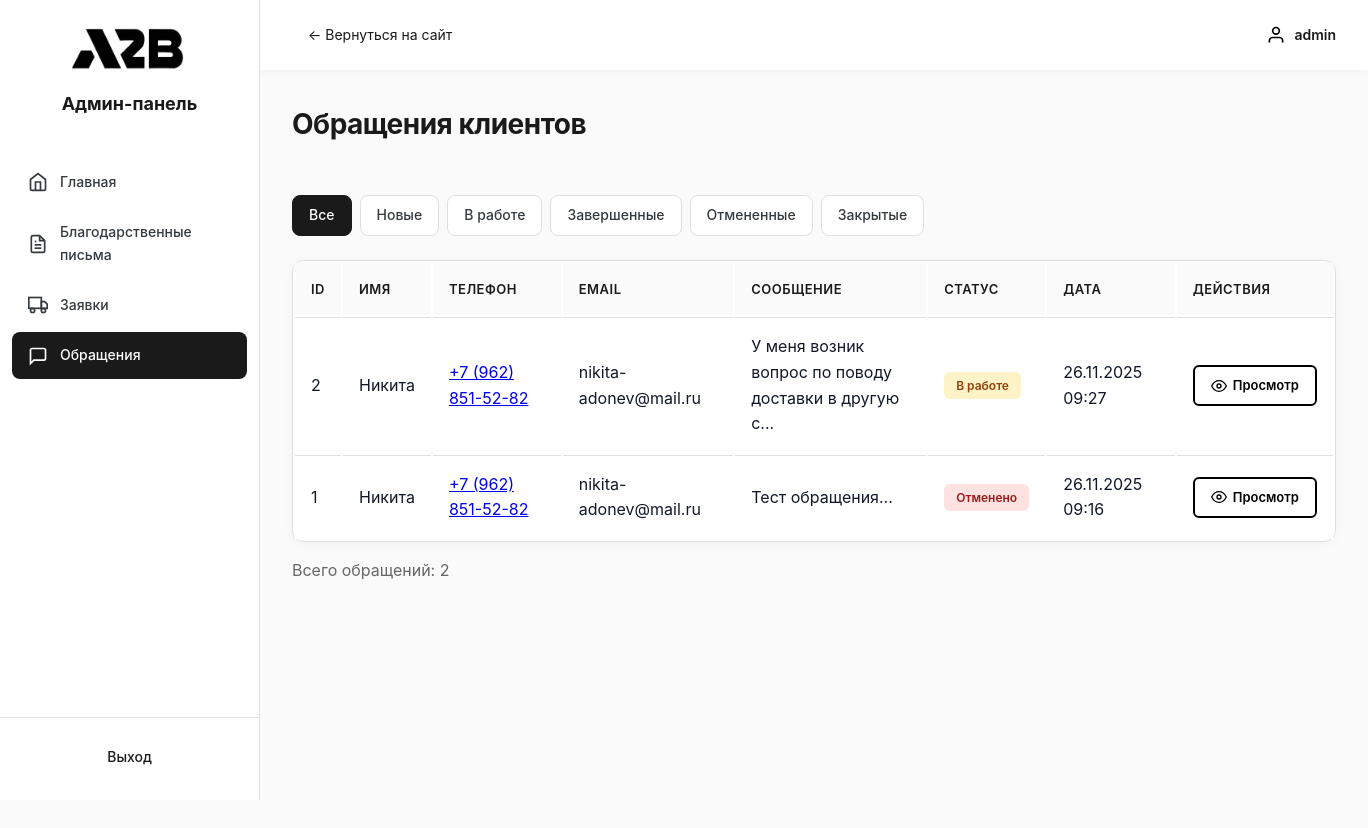
The page /public/admin/pages/contacts.php (signed in) on the database as committed earlier.
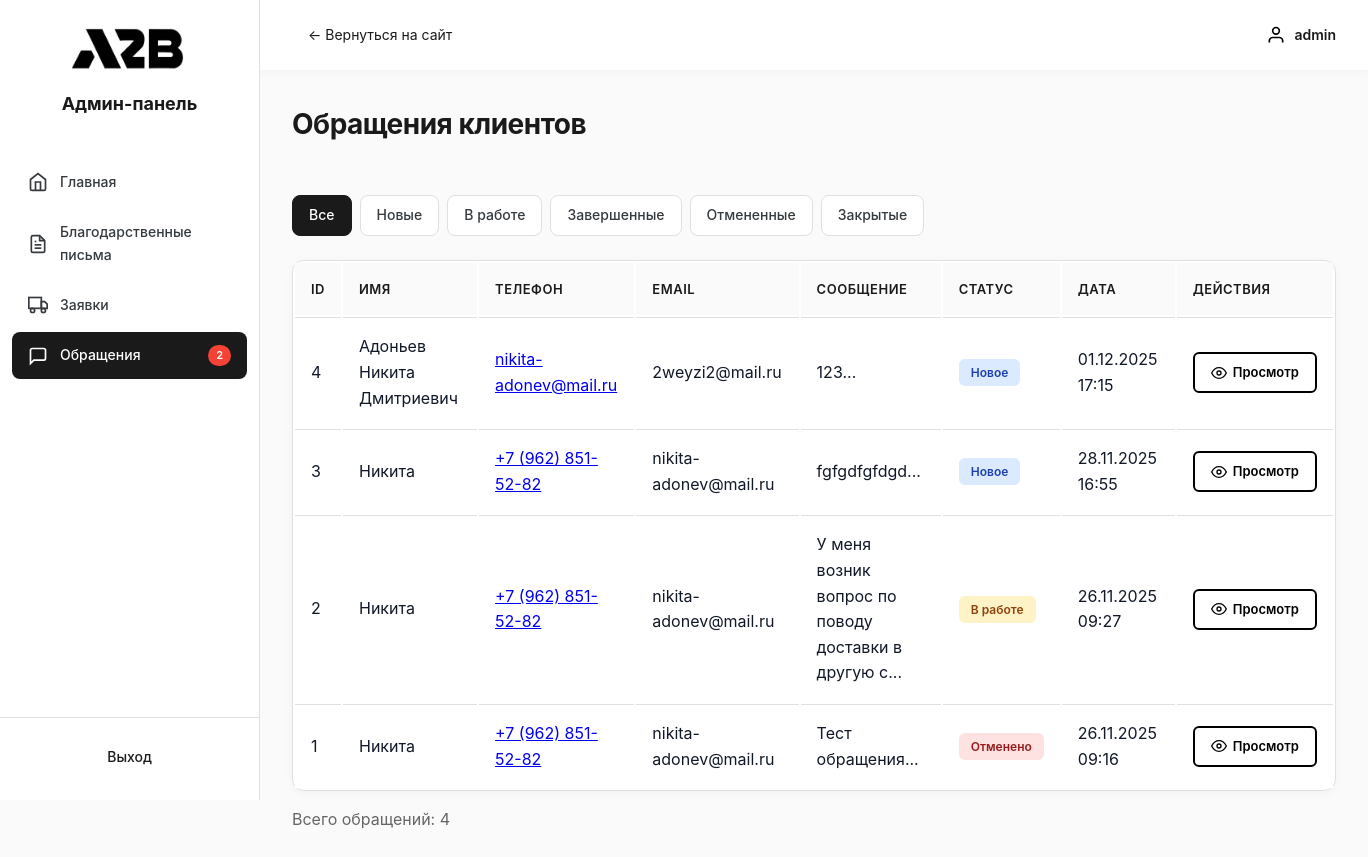
The same page on the database as committed later.
### tables this page shows
CREATE TABLE `contacts` (
  `id` int(11) NOT NULL,
  `name` varchar(255) NOT NULL COMMENT 'Имя',
  `phone` varchar(50) NOT NULL COMMENT 'Телефон',
  `email` varchar(255) DEFAULT NULL COMMENT 'Email',
  `message` text NOT NULL COMMENT 'Сообщение',
  `status` enum('new','in_progress','completed','cancelled') DEFAULT 'new' COMMENT 'Статус обращения',
  `created_at` timestamp NOT NULL DEFAULT current_timestamp() COMMENT 'Дата создания',
  `updated_at` timestamp NOT NULL DEFAULT current_timestamp() ON UPDATE current_timestamp() COMMENT 'Дата обновления'
);

### public/admin/pages/contacts.php (the view, shortened to what the changed rows need)
<?php
$database = new Database();
$db = $database->getConnection();
$status_filter = $_GET['status'] ?? '';
$query = "SELECT c.*,
          (SELECT COUNT(*) FROM contact_messages cm
           WHERE cm.contact_id = c.id
           AND cm.sender_type = 'user'
           AND cm.is_read = 0) as unread_count
          FROM contacts c";
$query .= " ORDER BY c.created_at DESC";
$stmt = $db->prepare($query);
$stmt->execute();
$contacts = $stmt->fetchAll(PDO::FETCH_ASSOC);
$count = count($contacts);
?>
<!DOCTYPE html>
<html lang="ru">
<head>
    <link rel="stylesheet" href="../css/admin.css">
</head>
<body>
    <div class="admin-layout">
        <?php include '../includes/sidebar.php'; ?>
        <div class="admin-main">
            <div class="admin-content">
                <div class="content-header">
                    <h1 class="page-title">Обращения клиентов</h1>
                </div>
                <div class="filters">
                    <a href="contacts.php" class="filter-btn <?php echo !$status_filter ? 'active' : ''; ?>">Все</a>
                    <a href="contacts.php?status=new" class="filter-btn <?php echo $status_filter == 'new' ? 'active' : ''; ?>">Новые</a>
                    <a href="contacts.php?status=in_progress" class="filter-btn <?php echo $status_filter == 'in_progress' ? 'active' : ''; ?>">В работе</a>
                    <a href="contacts.php?status=completed" class="filter-btn <?php echo $status_filter == 'completed' ? 'active' : ''; ?>">Завершенные</a>
                    <a href="contacts.php?status=cancelled" class="filter-btn <?php echo $status_filter == 'cancelled' ? 'active' : ''; ?>">Отмененные</a>
                    <a href="contacts.php?status=closed" class="filter-btn <?php echo $status_filter == 'closed' ? 'active' : ''; ?>">Закрытые</a>
                </div>
                <table class="data-table">
                    <thead>
                        <tr>
                            <th>ID</th>
                            <th>Имя</th>
                            <th>Телефон</th>
                            <th>Email</th>
                            <th>Сообщение</th>
                            <th>Статус</th>
                            <th>Дата</th>
                            <th>Действия</th>
                        </tr>
                    </thead>
                    <tbody>
                        <?php foreach ($contacts as $row): ?>
                        <tr>
                            <td><?php echo $row['id']; ?></td>
                            <td><?php echo htmlspecialchars($row['name']); ?></td>
                            <td><a href="tel:<?php echo htmlspecialchars($row['phone']); ?>"><?php echo htmlspecialchars($row['phone']); ?></a></td>
                            <td><?php echo htmlspecialchars($row['email']); ?></td>
                            <td class="text-preview"><?php echo mb_substr(htmlspecialchars($row['message']), 0, 50); ?>...</td>
                            <td>
                                <?php
                                $status_labels = [
                                    'new' => ['Новое', 'status-new'],
                                    'in_progress' => ['В работе', 'status-progress'],
                                    'completed' => ['Завершено', 'status-completed'],
                                    'cancelled' => ['Отменено', 'status-cancelled'],
                                    'closed' => ['Закрыто', 'status-closed']
                                ];
                                $status_info = $status_labels[$row['status']];
                                ?>
                                <span class="status <?php echo $status_info[1]; ?>">
                                    <?php echo $status_info[0]; ?>
                                </span>
                            </td>
                            <td><?php echo date('d.m.Y H:i', strtotime($row['created_at'])); ?></td>
                            <td class="actions">
                                <a href="contact-view.php?id=<?php echo $row['id']; ?>" class="btn btn-view">
                                    <svg width="16" height="16" viewBox="0 0 24 24" fill="none" stroke="currentColor" stroke-width="2">
                                        <path d="M1 12s4-8 11-8 11 8 11 8-4 8-11 8-11-8-11-8z"/>
                                        <circle cx="12" cy="12" r="3"/>
                                    </svg>
                                    Просмотр
                                </a>
                            </td>
                        </tr>
                        <?php endforeach; ?>
                    </tbody>
                </table>
                <?php if ($count > 0): ?>
                <p style="margin-top: 16px; color: #666;">Всего обращений: <?php echo $count; ?></p>
                <?php endif; ?>
            </div>
        </div>
    </div>
</body>
</html>

### public/admin/includes/sidebar.php (shortened to what the changed rows need)
<aside class="admin-sidebar">
    <div class="sidebar-header">
        <h2>Админ-панель</h2>
    </div>
    <nav class="sidebar-nav">
        <?php
        $current_dir = dirname($_SERVER['PHP_SELF']);
        if (strpos($current_dir, '/admin/pages') !== false) {
            $base = '';
        } elseif (strpos($current_dir, '/admin/auth') !== false) {
            $base = '../pages/';
        } else {
            $base = 'pages/';
        }
        ?>
            <?php
            $database = new Database();
            $db = $database->getConnection();
            ?>
        <a href="<?php echo $base; ?>contacts.php" class="nav-item <?php echo basename($_SERVER['PHP_SELF']) == 'contacts.php' || basename($_SERVER['PHP_SELF']) == 'contact-view.php' ? 'active' : ''; ?>">
            <svg width="20" height="20" viewBox="0 0 24 24" fill="none" stroke="currentColor" stroke-width="2">
                <path d="M21 15a2 2 0 0 1-2 2H7l-4 4V5a2 2 0 0 1 2-2h14a2 2 0 0 1 2 2z"/>
            </svg>
            <span class="nav-text">Обращения</span>
            <?php
            $query = "SELECT COUNT(*) as total FROM contacts WHERE status = 'new'";
            $stmt = $db->prepare($query);
            $stmt->execute();
            $new_count = $stmt->fetch(PDO::FETCH_ASSOC)['total'];
            if ($new_count > 0):
            ?>
            <span class="nav-badge"><?php echo $new_count; ?></span>
            <?php endif; ?>
        </a>
    </nav>
</aside>

Rows that differ between the two databases and show on the page:
added contacts: id "4", name "Адоньев Никита Дмитриевич", phone "nikita-adonev@mail.ru", email "2weyzi2@mail.ru", message "123", status "Новое", created_at "01.12.2025 17:15"
added contacts: id "3", name "Никита", phone "+7 (962) 851-52-82", email "nikita-adonev@mail.ru", message "fgfgdfgfdgd", status "Новое", created_at "28.11.2025 16:55"
Other text that changed with them:
$new_count: (not shown) → "2"
$count: "2" → "4"
